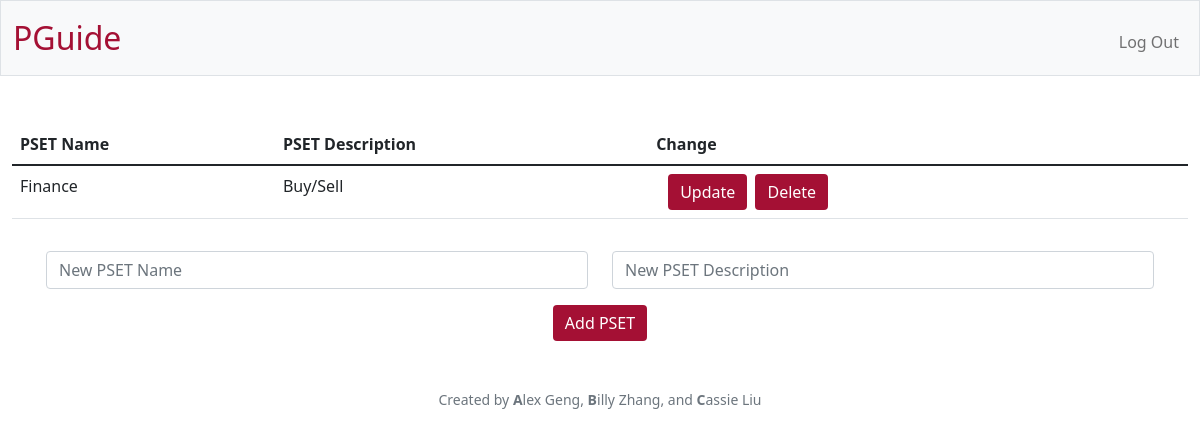
The page /edit?code=CS50 (signed in) on the database as committed earlier.
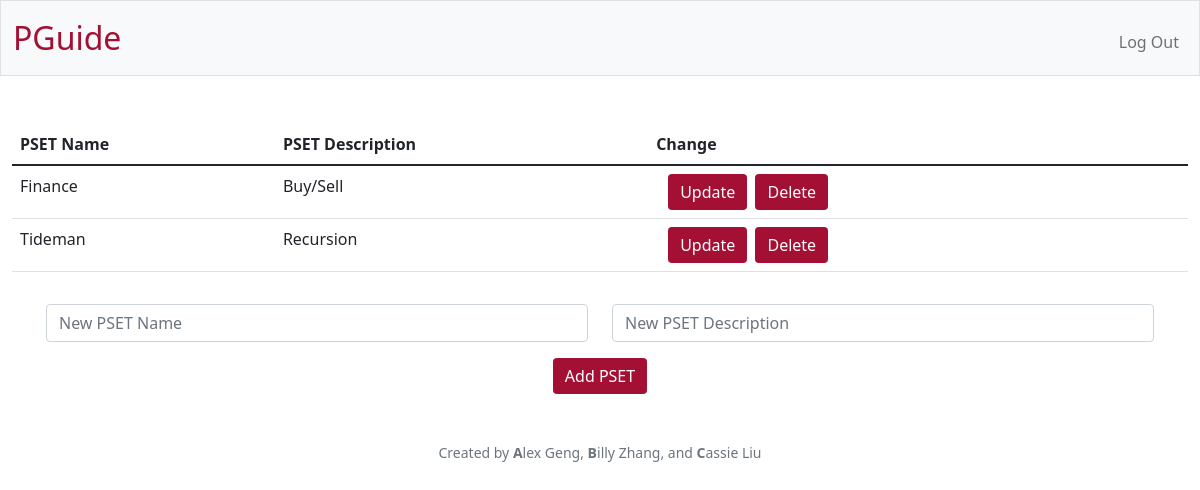
The same page on the database as committed later.
### tables this page shows
CREATE TABLE psets (id INTEGER PRIMARY KEY AUTOINCREMENT NOT NULL, class_id INTEGER NOT NULL, name TEXT NOT NULL, description TEXT NOT NULL, FOREIGN KEY (class_id) REFERENCES classes(id));

### app.py (the view, shortened to what this page needs)
@login_required
@admin_required
@app.route("/edit",  methods=["GET", "POST"])
def edit():
    if request.method == "GET":
        code = request.args.get("code")
        if not code:
            return apology("Must provide class code.", 403)
        class_ = get_class_from_code(code)
        if class_ is None:
            return apology("Invalid class code.", 403)
        psets = db.execute("SELECT * FROM psets WHERE class_id = ?", class_["id"])
        return render_template("edit.html", psets=psets, code=code)

### app.py (called while the page is built)
@app.after_request
def after_request(response):
    response.headers["Cache-Control"] = "no-cache, no-store, must-revalidate"
    response.headers["Expires"] = 0
    response.headers["Pragma"] = "no-cache"
    return response

### helpers.py (called while the page is built)
def get_class_from_code(code):
    classes = db.execute("SELECT * FROM classes WHERE code = ?", code)
    return classes[0] if len(classes) == 1 else None

### templates/edit.html (shortened to what this page needs)
{% extends "layout.html" %}
{% block main %}
    <table class="table">
        <thead>
            <tr>
                <th class="text-start">PSET Name</th>
                <th class="text-start">PSET Description</th>
                <th class="text-start">Change</th>
            </tr>
        </thead>
        <tbody>
            {% for pset in psets %}
                <tr>
                    <td class="text-start">{{ pset.name }}</td>
                    <td class="text-start">{{ pset.description }}</td>
                    <td class="text-start">
                        <div class="container">
                            <div class="row">
                                <div class="col-sm-2">
                                    <button class="btn btn-primary update pset-id-{{ pset.id }}">Update</button>
                                </div>
                                <div class="col-sm-2">
                                    <form action="/edit" method="POST">
                                        <button class="btn btn-primary" type="submit">Delete</button>
                                    </form>
                                </div>
                            </div>
                        </div>
                    </td>
                </tr>
            {% endfor %}
        </tbody>
    </table>
    <form action="/edit" method="POST">
        <div class="container p-3">
            <div class="row">
                <div class="form-group col-sm-6">
                    <input autocomplete="off" class="form-control" id="name" name="name" placeholder="New PSET Name" type="text">
                </div>
                <div class="form-group col-sm-6">
                    <input autocomplete="off" class="form-control" id="description" name="description" placeholder="New PSET Description" type="text">
                </div>
            </div>
        </div>
        <button class="btn btn-primary" type="submit">Add PSET</button>
    </form>
{% endblock %}

### templates/layout.html (shortened to what this page needs)
<!DOCTYPE html>
<html lang="en">
    <head>
        <link href="https://cdn.jsdelivr.net/npm/bootstrap@5.1.3/dist/css/bootstrap.min.css" rel="stylesheet">
        <link href="/static/styles.css" rel="stylesheet">
    </head>
    <body>
        <nav class="bg-light border navbar navbar-expand-md navbar-light">
            <div class="container-fluid">
                <a class="navbar-brand" href="/"><span class="red">PGuide</span></a>
                <div class="collapse navbar-collapse" id="navbar">
                    {% if session["user_id"] %}
                        <ul class="navbar-nav ms-auto mt-2">
                            <li class="nav-item"><a class="nav-link" href="/logout">Log Out</a></li>
                        </ul>
                    {% else %}
                        <ul class="navbar-nav ms-auto mt-2">
                            <li class="nav-item"><a class="nav-link" href="/register">Register</a></li>
                            <li class="nav-item"><a class="nav-link" href="/login">Log In</a></li>
                        </ul>
                    {% endif %}
                </div>
            </div>
        </nav>
        <main class="container-fluid py-5 text-center">
            {% block main %}{% endblock %}
        </main>
        <footer class="mb-5 small text-center text-muted">
            Created by <b>A</b>lex Geng, <b>B</b>illy Zhang, and <b>C</b>assie Liu
        </footer>
    </body>
</html>

### static/styles.css (style rules this page uses)
nav .navbar-brand { font-size: xx-large; }
nav .navbar-brand .red { color: #A41034; }
.btn-primary, .btn-primary:hover, .btn-primary:active, .btn-primary:visited { background-color: #A41034 !important; border: #A41034 !important; }

Rows that differ between the two databases and show on the page:
added psets: name "Tideman", description "Recursion"
